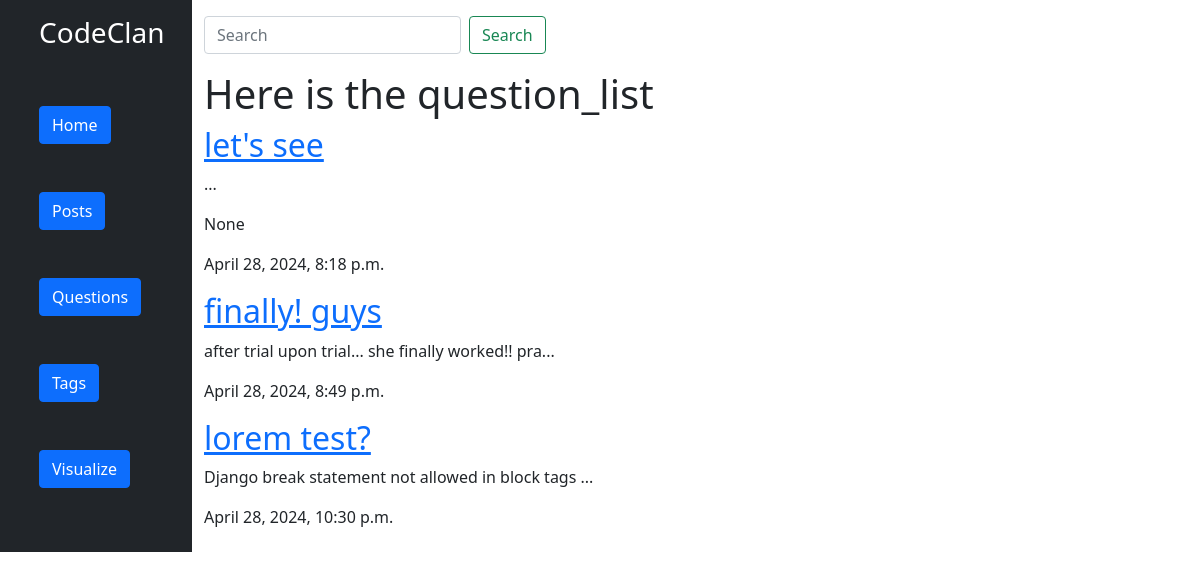
Screenshot of /questions/ with the database file from the repository.
### questionsApp/models.py (models this page shows, shortened)
class QuestionClass(models.Model):
    title= models.CharField(max_length=100)
    body= models.TextField()
    snippet=models.TextField(blank=True, null=True)
    date=models.DateTimeField(auto_now_add=True)
    def shortened_qtn(self):
        return self.body[:50]+ "..."

### questionsApp/views.py (the view)
# urls.py: path('',views.question_list, name="question_list_url"),
def question_list(request):
    all_questions=QuestionClass.objects.all().order_by('date')
    return render(request,'questionsApp/question_list.html',{'all_questions':all_questions})

### questionsApp/templates/questionsApp/question_list.html
{% extends 'base_layout.html' %}
{% block content %}
    <h1>Here is the question_list</h1>
    <div class="all_questions">
        {%for questionObj in all_questions%}
           <div class="QuestionClass">
              <h2 class="text-dark"><a href="{% url 'question_detail_url' questionObj_id=questionObj.id %}">{{questionObj.title}}</a></h2>
              <p>{{questionObj.shortened_qtn}}</p>
              <p>{{questionObj.snippet}}</p>
              <p>{{questionObj.date}}</p>
           </div>
        {% endfor %}
    </div>
{% endblock %}

### Templates/base_layout.html (shortened to what this page needs)
{% load static %}
<!DOCTYPE html>
<html lang="en">
    <head>
        <link rel="stylesheet" href="{% static 'css/bootstrap.min.css' %}">
    </head>
    <body class=" row ">
        <header class="bg-dark col-md-2">
            <div class=" text-white  my-3">
                <nav id="sidebar" class="d-grid col-md-10 container">
                    <div class="">
                       <h3>CodeClan</h3>
                    </div>
                    <ul class="navbar-nav text-white d-grid " id="homeSubmenu">
                        <li class="nav-item py-5 ">
                            <a class="btn btn-primary" href="{% url 'homepage_url' %}" role="button">Home</a>
                        </li>
                        <li class="nav-item">
                            <a class="btn btn-primary" href="{% url 'post_list_url' %}" role="button">Posts</a>
                        </li>
                        <li class="nav-item py-5">
                            <a class="btn btn-primary" href="{% url 'question_list_url' %}" role="button">Questions</a>
                        </li>
                        <li class="nav-item">
                            <a class="btn btn-primary" href="#" role="button">Tags</a>
                        </li>
                        <li class="nav-item py-5">
                            <a class="btn btn-primary" href="#" role="button">Visualize</a>
                        </li>
                    </ul>
                </nav>
            </div>
        </header>
        <div class="wrapper col-md-10">
            <nav id="search_bar" class="d-flex  my-3">
                <form class="d-flex " role="search" name="search_bar">
                    <input class="form-control me-2" type="search" placeholder="Search" aria-label="Search">
                    <button class="btn btn-outline-success" type="submit">Search</button>
                </form>
            </nav>
            {% block content %}{% endblock %}
        </div>
    </body>
</html>

### rows the page displays
QuestionClass: title "let's see", shortened_qtn "...", snippet "None", date "April 28, 2024, 8:18 p.m."
QuestionClass: title "finally! guys", shortened_qtn "after trial upon trial... she finally worked!! pra...", date "April 28, 2024, 8:49 p.m."
QuestionClass: title "lorem test?", shortened_qtn "Django break statement not allowed in block tags ...", date "April 28, 2024, 10:30 p.m."
